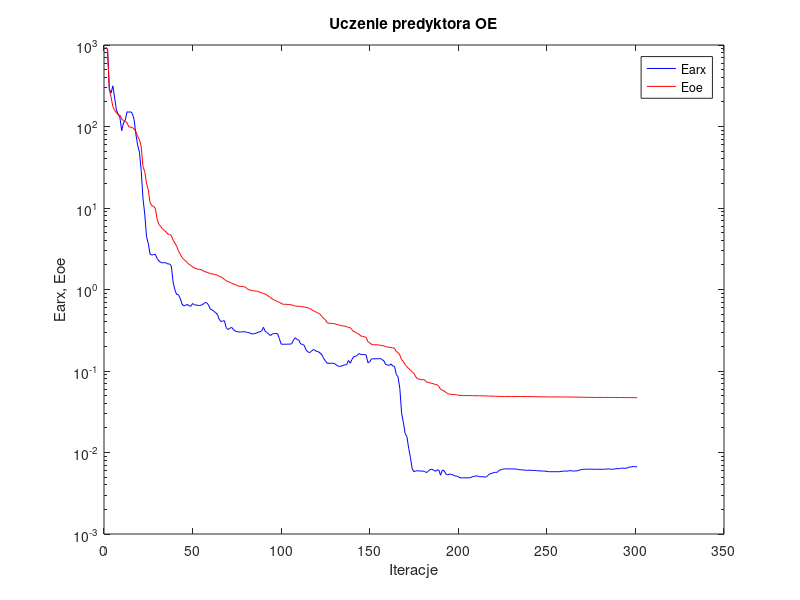
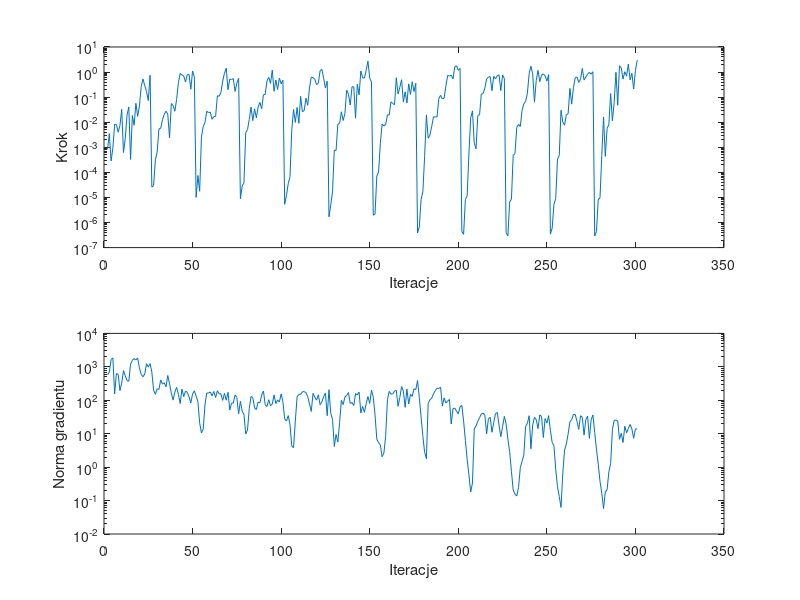

These figures' MATLAB source, in order:
%uczenie predyktora oe
clear all;
n=0; farx(n+1)=9.332379e+002; foe(n+1)=9.305481e+002; wspucz(n+1)=0.000000e+000; ng(n+1)=0.000000e+000;
%odnowa zmiennej metryki
n=1; farx(n+1)=8.846070e+002; foe(n+1)=8.828926e+002; krok(n+1)=8.336543e-004; ng(n+1)=5.741010e+002;
n=2; farx(n+1)=2.894292e+002; foe(n+1)=2.854945e+002; krok(n+1)=3.503934e-003; ng(n+1)=6.855323e+002;
n=3; farx(n+1)=2.578630e+002; foe(n+1)=2.282840e+002; krok(n+1)=2.866652e-004; ng(n+1)=1.659250e+003;
n=4; farx(n+1)=3.154794e+002; foe(n+1)=1.754886e+002; krok(n+1)=9.232346e-004; ng(n+1)=1.839303e+003;
n=5; farx(n+1)=2.248337e+002; foe(n+1)=1.571466e+002; krok(n+1)=8.300976e-003; ng(n+1)=1.544633e+002;
n=6; farx(n+1)=1.594986e+002; foe(n+1)=1.476972e+002; krok(n+1)=8.111094e-003; ng(n+1)=6.319013e+002;
n=7; farx(n+1)=1.413445e+002; foe(n+1)=1.397962e+002; krok(n+1)=4.004785e-003; ng(n+1)=5.997316e+002;
n=8; farx(n+1)=1.283334e+002; foe(n+1)=1.376138e+002; krok(n+1)=7.479896e-003; ng(n+1)=1.947802e+002;
n=9; farx(n+1)=8.882460e+001; foe(n+1)=1.236947e+002; krok(n+1)=3.236826e-002; ng(n+1)=3.260030e+002;
n=10; farx(n+1)=1.109205e+002; foe(n+1)=1.179956e+002; krok(n+1)=6.173058e-004; ng(n+1)=7.767386e+002;
n=11; farx(n+1)=1.195733e+002; foe(n+1)=1.155406e+002; krok(n+1)=2.267275e-003; ng(n+1)=5.396013e+002;
n=12; farx(n+1)=1.515047e+002; foe(n+1)=1.110920e+002; krok(n+1)=1.918067e-002; ng(n+1)=3.882884e+002;
n=13; farx(n+1)=1.500049e+002; foe(n+1)=9.917983e+001; krok(n+1)=4.076532e-002; ng(n+1)=3.710347e+002;
n=14; farx(n+1)=1.515182e+002; foe(n+1)=9.806077e+001; krok(n+1)=3.276764e-004; ng(n+1)=1.204877e+003;
n=15; farx(n+1)=1.444161e+002; foe(n+1)=9.729562e+001; krok(n+1)=1.849615e-002; ng(n+1)=1.562028e+003;
n=16; farx(n+1)=1.212097e+002; foe(n+1)=9.287210e+001; krok(n+1)=7.557177e-003; ng(n+1)=1.772333e+003;
n=17; farx(n+1)=8.017747e+001; foe(n+1)=8.679321e+001; krok(n+1)=5.694364e-002; ng(n+1)=1.596927e+003;
n=18; farx(n+1)=5.902413e+001; foe(n+1)=7.554314e+001; krok(n+1)=1.703693e-002; ng(n+1)=1.836406e+003;
n=19; farx(n+1)=4.841405e+001; foe(n+1)=6.909294e+001; krok(n+1)=4.486711e-002; ng(n+1)=9.305233e+002;
n=20; farx(n+1)=2.885657e+001; foe(n+1)=5.680958e+001; krok(n+1)=2.656312e-001; ng(n+1)=5.957559e+002;
n=21; farx(n+1)=1.320395e+001; foe(n+1)=3.226237e+001; krok(n+1)=5.312625e-001; ng(n+1)=5.053646e+002;
n=22; farx(n+1)=8.438238e+000; foe(n+1)=2.798626e+001; krok(n+1)=2.886121e-001; ng(n+1)=6.115500e+002;
n=23; farx(n+1)=4.446309e+000; foe(n+1)=2.014471e+001; krok(n+1)=1.653712e-001; ng(n+1)=1.239247e+003;
n=24; farx(n+1)=3.668515e+000; foe(n+1)=1.665898e+001; krok(n+1)=7.301859e-002; ng(n+1)=9.845396e+002;
n=25; farx(n+1)=2.714058e+000; foe(n+1)=1.163557e+001; krok(n+1)=7.491049e-001; ng(n+1)=1.246211e+003;
%odnowa zmiennej metryki
n=26; farx(n+1)=2.648386e+000; foe(n+1)=1.065705e+001; krok(n+1)=2.616958e-005; ng(n+1)=6.968654e+002;
n=27; farx(n+1)=2.677249e+000; foe(n+1)=1.054877e+001; krok(n+1)=2.981309e-005; ng(n+1)=2.012028e+002;
n=28; farx(n+1)=2.702737e+000; foe(n+1)=9.790893e+000; krok(n+1)=3.184791e-004; ng(n+1)=1.504141e+002;
n=29; farx(n+1)=2.390410e+000; foe(n+1)=7.284306e+000; krok(n+1)=6.359070e-004; ng(n+1)=2.202762e+002;
n=30; farx(n+1)=2.241610e+000; foe(n+1)=6.281953e+000; krok(n+1)=5.414124e-003; ng(n+1)=2.104831e+002;
n=31; farx(n+1)=2.152671e+000; foe(n+1)=5.929350e+000; krok(n+1)=5.662806e-003; ng(n+1)=4.035760e+002;
n=32; farx(n+1)=2.122991e+000; foe(n+1)=5.552232e+000; krok(n+1)=1.244697e-002; ng(n+1)=3.056468e+002;
n=33; farx(n+1)=2.136218e+000; foe(n+1)=5.316812e+000; krok(n+1)=2.069003e-002; ng(n+1)=3.329893e+002;
n=34; farx(n+1)=2.126483e+000; foe(n+1)=5.112397e+000; krok(n+1)=2.762153e-002; ng(n+1)=2.527673e+002;
n=35; farx(n+1)=2.054133e+000; foe(n+1)=4.795025e+000; krok(n+1)=2.085765e-002; ng(n+1)=5.497869e+002;
n=36; farx(n+1)=2.065667e+000; foe(n+1)=4.744708e+000; krok(n+1)=2.351298e-003; ng(n+1)=3.116709e+002;
n=37; farx(n+1)=1.939715e+000; foe(n+1)=4.605198e+000; krok(n+1)=5.598693e-002; ng(n+1)=1.648552e+002;
n=38; farx(n+1)=1.230679e+000; foe(n+1)=4.028560e+000; krok(n+1)=4.616585e-002; ng(n+1)=1.012341e+002;
n=39; farx(n+1)=9.949870e-001; foe(n+1)=3.708209e+000; krok(n+1)=2.733118e-002; ng(n+1)=1.773246e+002;
n=40; farx(n+1)=8.681412e-001; foe(n+1)=3.408560e+000; krok(n+1)=8.139610e-002; ng(n+1)=2.420479e+002;
n=41; farx(n+1)=8.669322e-001; foe(n+1)=2.988169e+000; krok(n+1)=3.768236e-001; ng(n+1)=1.499046e+002;
n=42; farx(n+1)=7.818038e-001; foe(n+1)=2.719831e+000; krok(n+1)=8.812470e-001; ng(n+1)=7.995039e+001;
n=43; farx(n+1)=6.655845e-001; foe(n+1)=2.474377e+000; krok(n+1)=7.610808e-001; ng(n+1)=2.159610e+002;
n=44; farx(n+1)=6.304543e-001; foe(n+1)=2.340535e+000; krok(n+1)=7.011953e-001; ng(n+1)=1.282804e+002;
n=45; farx(n+1)=6.380749e-001; foe(n+1)=2.252023e+000; krok(n+1)=4.004429e-001; ng(n+1)=1.875842e+002;
n=46; farx(n+1)=6.578323e-001; foe(n+1)=2.145479e+000; krok(n+1)=7.807902e-001; ng(n+1)=1.739850e+002;
n=47; farx(n+1)=6.313316e-001; foe(n+1)=2.027535e+000; krok(n+1)=8.027177e-001; ng(n+1)=1.266058e+002;
n=48; farx(n+1)=6.234994e-001; foe(n+1)=1.977579e+000; krok(n+1)=2.063035e-001; ng(n+1)=8.241224e+001;
n=49; farx(n+1)=6.740580e-001; foe(n+1)=1.902334e+000; krok(n+1)=1.104103e+000; ng(n+1)=1.551897e+002;
n=50; farx(n+1)=6.470068e-001; foe(n+1)=1.827919e+000; krok(n+1)=6.449478e-001; ng(n+1)=1.913783e+002;
%odnowa zmiennej metryki
n=51; farx(n+1)=6.460504e-001; foe(n+1)=1.811709e+000; krok(n+1)=9.999543e-006; ng(n+1)=1.338230e+002;
n=52; farx(n+1)=6.369619e-001; foe(n+1)=1.769676e+000; krok(n+1)=7.500566e-005; ng(n+1)=9.203300e+001;
n=53; farx(n+1)=6.368336e-001; foe(n+1)=1.769121e+000; krok(n+1)=1.773106e-005; ng(n+1)=2.112360e+001;
n=54; farx(n+1)=6.441549e-001; foe(n+1)=1.746788e+000; krok(n+1)=2.607206e-003; ng(n+1)=1.052961e+001;
n=55; farx(n+1)=6.632836e-001; foe(n+1)=1.694472e+000; krok(n+1)=6.669234e-003; ng(n+1)=1.374277e+001;
n=56; farx(n+1)=6.917314e-001; foe(n+1)=1.649432e+000; krok(n+1)=9.852969e-003; ng(n+1)=7.260177e+001;
n=57; farx(n+1)=6.868620e-001; foe(n+1)=1.632110e+000; krok(n+1)=2.733118e-002; ng(n+1)=1.648124e+002;
n=58; farx(n+1)=6.457573e-001; foe(n+1)=1.602341e+000; krok(n+1)=2.398987e-002; ng(n+1)=1.649482e+002;
n=59; farx(n+1)=5.732269e-001; foe(n+1)=1.562806e+000; krok(n+1)=2.548582e-002; ng(n+1)=1.764670e+002;
n=60; farx(n+1)=5.627781e-001; foe(n+1)=1.554489e+000; krok(n+1)=1.308616e-002; ng(n+1)=1.358689e+002;
n=61; farx(n+1)=5.416447e-001; foe(n+1)=1.537197e+000; krok(n+1)=1.683407e-002; ng(n+1)=1.831542e+002;
n=62; farx(n+1)=5.193335e-001; foe(n+1)=1.524265e+000; krok(n+1)=1.703305e-002; ng(n+1)=1.211247e+002;
n=63; farx(n+1)=4.960380e-001; foe(n+1)=1.498392e+000; krok(n+1)=1.143175e-001; ng(n+1)=1.927301e+002;
n=64; farx(n+1)=4.317810e-001; foe(n+1)=1.450819e+000; krok(n+1)=1.080330e-001; ng(n+1)=1.547609e+002;
n=65; farx(n+1)=4.045657e-001; foe(n+1)=1.425998e+000; krok(n+1)=1.522124e-001; ng(n+1)=1.561062e+002;
n=66; farx(n+1)=4.112972e-001; foe(n+1)=1.382507e+000; krok(n+1)=4.353621e-001; ng(n+1)=9.933070e+001;
n=67; farx(n+1)=4.136275e-001; foe(n+1)=1.330501e+000; krok(n+1)=9.001093e-001; ng(n+1)=1.611384e+002;
n=68; farx(n+1)=3.402200e-001; foe(n+1)=1.277449e+000; krok(n+1)=1.420334e+000; ng(n+1)=1.003926e+002;
n=69; farx(n+1)=3.229158e-001; foe(n+1)=1.253400e+000; krok(n+1)=1.991516e-001; ng(n+1)=1.727511e+002;
n=70; farx(n+1)=3.334666e-001; foe(n+1)=1.227119e+000; krok(n+1)=5.242150e-001; ng(n+1)=5.100210e+001;
n=71; farx(n+1)=3.442133e-001; foe(n+1)=1.194918e+000; krok(n+1)=5.030381e-001; ng(n+1)=8.233473e+001;
n=72; farx(n+1)=3.237169e-001; foe(n+1)=1.168595e+000; krok(n+1)=5.451818e-001; ng(n+1)=8.234758e+001;
n=73; farx(n+1)=3.098767e-001; foe(n+1)=1.153326e+000; krok(n+1)=1.695040e-001; ng(n+1)=1.441402e+002;
n=74; farx(n+1)=3.043388e-001; foe(n+1)=1.125930e+000; krok(n+1)=3.655097e-001; ng(n+1)=1.209002e+002;
n=75; farx(n+1)=3.010389e-001; foe(n+1)=1.099472e+000; krok(n+1)=5.631821e-001; ng(n+1)=3.923425e+001;
%odnowa zmiennej metryki
n=76; farx(n+1)=3.012543e-001; foe(n+1)=1.092536e+000; krok(n+1)=8.807743e-006; ng(n+1)=9.388103e+001;
n=77; farx(n+1)=3.021127e-001; foe(n+1)=1.087818e+000; krok(n+1)=2.860122e-005; ng(n+1)=4.746300e+001;
n=78; farx(n+1)=3.033719e-001; foe(n+1)=1.083265e+000; krok(n+1)=3.785826e-005; ng(n+1)=3.770975e+001;
n=79; farx(n+1)=3.020268e-001; foe(n+1)=1.060238e+000; krok(n+1)=3.796286e-003; ng(n+1)=9.819536e+000;
n=80; farx(n+1)=2.961515e-001; foe(n+1)=1.010790e+000; krok(n+1)=5.095665e-003; ng(n+1)=1.280093e+001;
n=81; farx(n+1)=2.951989e-001; foe(n+1)=9.933470e-001; krok(n+1)=1.274938e-002; ng(n+1)=5.731254e+001;
n=82; farx(n+1)=2.877885e-001; foe(n+1)=9.758695e-001; krok(n+1)=4.017797e-002; ng(n+1)=1.299408e+002;
n=83; farx(n+1)=2.847719e-001; foe(n+1)=9.654559e-001; krok(n+1)=1.158426e-002; ng(n+1)=1.201760e+002;
n=84; farx(n+1)=2.879256e-001; foe(n+1)=9.591777e-001; krok(n+1)=3.413297e-002; ng(n+1)=6.009609e+001;
n=85; farx(n+1)=2.907180e-001; foe(n+1)=9.556724e-001; krok(n+1)=1.486332e-002; ng(n+1)=5.286650e+001;
n=86; farx(n+1)=2.998876e-001; foe(n+1)=9.449753e-001; krok(n+1)=4.000365e-002; ng(n+1)=8.864704e+001;
n=87; farx(n+1)=3.026869e-001; foe(n+1)=9.248332e-001; krok(n+1)=6.191270e-002; ng(n+1)=8.315390e+001;
n=88; farx(n+1)=3.115952e-001; foe(n+1)=9.105223e-001; krok(n+1)=3.407387e-002; ng(n+1)=1.444435e+002;
n=89; farx(n+1)=3.446419e-001; foe(n+1)=8.913291e-001; krok(n+1)=1.234102e-001; ng(n+1)=1.888054e+002;
n=90; farx(n+1)=3.059240e-001; foe(n+1)=8.778985e-001; krok(n+1)=1.294761e-001; ng(n+1)=7.327113e+001;
n=91; farx(n+1)=2.981951e-001; foe(n+1)=8.542773e-001; krok(n+1)=4.446475e-001; ng(n+1)=6.509829e+001;
n=92; farx(n+1)=2.832267e-001; foe(n+1)=8.198929e-001; krok(n+1)=6.182030e-001; ng(n+1)=1.039854e+002;
n=93; farx(n+1)=2.724939e-001; foe(n+1)=7.998462e-001; krok(n+1)=3.556863e-001; ng(n+1)=6.848620e+001;
n=94; farx(n+1)=2.844636e-001; foe(n+1)=7.635654e-001; krok(n+1)=1.192577e+000; ng(n+1)=7.703123e+001;
n=95; farx(n+1)=2.871827e-001; foe(n+1)=7.476209e-001; krok(n+1)=1.710829e-001; ng(n+1)=1.443856e+002;
n=96; farx(n+1)=2.891124e-001; foe(n+1)=7.269669e-001; krok(n+1)=4.836593e-001; ng(n+1)=7.990199e+001;
n=97; farx(n+1)=2.866229e-001; foe(n+1)=7.120955e-001; krok(n+1)=2.013997e-001; ng(n+1)=1.025672e+002;
n=98; farx(n+1)=2.491637e-001; foe(n+1)=6.945160e-001; krok(n+1)=5.766634e-001; ng(n+1)=8.879023e+001;
n=99; farx(n+1)=2.135563e-001; foe(n+1)=6.773648e-001; krok(n+1)=3.404866e-001; ng(n+1)=1.541089e+002;
n=100; farx(n+1)=2.130682e-001; foe(n+1)=6.590620e-001; krok(n+1)=4.735540e-001; ng(n+1)=8.982807e+001;
%odnowa zmiennej metryki
n=101; farx(n+1)=2.130437e-001; foe(n+1)=6.586908e-001; krok(n+1)=5.329233e-006; ng(n+1)=2.786225e+001;
n=102; farx(n+1)=2.131155e-001; foe(n+1)=6.581531e-001; krok(n+1)=1.214216e-005; ng(n+1)=2.380978e+001;
n=103; farx(n+1)=2.138637e-001; foe(n+1)=6.544929e-001; krok(n+1)=3.565361e-005; ng(n+1)=3.476986e+001;
n=104; farx(n+1)=2.134152e-001; foe(n+1)=6.524853e-001; krok(n+1)=6.738910e-005; ng(n+1)=1.853295e+001;
n=105; farx(n+1)=2.168398e-001; foe(n+1)=6.462895e-001; krok(n+1)=5.027940e-003; ng(n+1)=4.272151e+000;
n=106; farx(n+1)=2.405991e-001; foe(n+1)=6.358347e-001; krok(n+1)=3.201356e-002; ng(n+1)=3.824815e+000;
n=107; farx(n+1)=2.559398e-001; foe(n+1)=6.271551e-001; krok(n+1)=9.808332e-003; ng(n+1)=2.385116e+001;
n=108; farx(n+1)=2.428940e-001; foe(n+1)=6.237284e-001; krok(n+1)=3.864513e-002; ng(n+1)=1.267498e+002;
n=109; farx(n+1)=2.402326e-001; foe(n+1)=6.231403e-001; krok(n+1)=9.041785e-003; ng(n+1)=1.508802e+002;
n=110; farx(n+1)=2.152940e-001; foe(n+1)=6.183342e-001; krok(n+1)=1.083782e-001; ng(n+1)=1.504943e+002;
n=111; farx(n+1)=2.119950e-001; foe(n+1)=6.148380e-001; krok(n+1)=2.602503e-002; ng(n+1)=1.794410e+002;
n=112; farx(n+1)=2.068317e-001; foe(n+1)=6.119078e-001; krok(n+1)=2.928765e-002; ng(n+1)=1.813849e+002;
n=113; farx(n+1)=1.823368e-001; foe(n+1)=6.034138e-001; krok(n+1)=9.118713e-002; ng(n+1)=1.700593e+002;
n=114; farx(n+1)=1.725865e-001; foe(n+1)=5.954338e-001; krok(n+1)=4.732423e-002; ng(n+1)=1.276282e+002;
n=115; farx(n+1)=1.677524e-001; foe(n+1)=5.855665e-001; krok(n+1)=2.320583e-001; ng(n+1)=7.823194e+001;
n=116; farx(n+1)=1.739962e-001; foe(n+1)=5.738897e-001; krok(n+1)=6.310298e-001; ng(n+1)=4.625106e+001;
n=117; farx(n+1)=1.830113e-001; foe(n+1)=5.505859e-001; krok(n+1)=6.031845e-001; ng(n+1)=1.608190e+002;
n=118; farx(n+1)=1.807170e-001; foe(n+1)=5.389878e-001; krok(n+1)=5.126125e-001; ng(n+1)=1.241760e+002;
n=119; farx(n+1)=1.735711e-001; foe(n+1)=5.227333e-001; krok(n+1)=3.143779e-001; ng(n+1)=1.008140e+002;
n=120; farx(n+1)=1.726244e-001; foe(n+1)=5.127426e-001; krok(n+1)=3.604099e-001; ng(n+1)=1.455744e+002;
n=121; farx(n+1)=1.664520e-001; foe(n+1)=4.968145e-001; krok(n+1)=1.138091e+000; ng(n+1)=7.321541e+001;
n=122; farx(n+1)=1.579719e-001; foe(n+1)=4.675998e-001; krok(n+1)=1.273593e+000; ng(n+1)=8.911838e+001;
n=123; farx(n+1)=1.422876e-001; foe(n+1)=4.417078e-001; krok(n+1)=5.631821e-001; ng(n+1)=1.292775e+002;
n=124; farx(n+1)=1.329755e-001; foe(n+1)=4.244367e-001; krok(n+1)=2.320583e-001; ng(n+1)=1.635838e+002;
n=125; farx(n+1)=1.244223e-001; foe(n+1)=3.915979e-001; krok(n+1)=4.337210e-001; ng(n+1)=3.456130e+001;
%odnowa zmiennej metryki
n=126; farx(n+1)=1.243179e-001; foe(n+1)=3.848055e-001; krok(n+1)=1.688556e-006; ng(n+1)=2.077391e+002;
n=127; farx(n+1)=1.243511e-001; foe(n+1)=3.840191e-001; krok(n+1)=5.062902e-006; ng(n+1)=4.047841e+001;
n=128; farx(n+1)=1.246532e-001; foe(n+1)=3.825065e-001; krok(n+1)=1.659073e-005; ng(n+1)=2.696865e+001;
n=129; farx(n+1)=1.236755e-001; foe(n+1)=3.810687e-001; krok(n+1)=7.663457e-004; ng(n+1)=4.146057e+000;
n=130; farx(n+1)=1.198152e-001; foe(n+1)=3.755938e-001; krok(n+1)=7.452159e-004; ng(n+1)=9.513171e+000;
n=131; farx(n+1)=1.148557e-001; foe(n+1)=3.706080e-001; krok(n+1)=8.324349e-003; ng(n+1)=5.612438e+000;
n=132; farx(n+1)=1.139363e-001; foe(n+1)=3.636227e-001; krok(n+1)=9.030079e-003; ng(n+1)=2.163495e+001;
n=133; farx(n+1)=1.147540e-001; foe(n+1)=3.604900e-001; krok(n+1)=2.606552e-002; ng(n+1)=9.940912e+001;
n=134; farx(n+1)=1.172070e-001; foe(n+1)=3.569736e-001; krok(n+1)=1.171709e-002; ng(n+1)=7.445650e+001;
n=135; farx(n+1)=1.190957e-001; foe(n+1)=3.554727e-001; krok(n+1)=2.223039e-002; ng(n+1)=1.251771e+002;
n=136; farx(n+1)=1.195822e-001; foe(n+1)=3.490375e-001; krok(n+1)=1.902702e-001; ng(n+1)=1.389353e+002;
n=137; farx(n+1)=1.345188e-001; foe(n+1)=3.431982e-001; krok(n+1)=1.310933e-001; ng(n+1)=1.699079e+002;
n=138; farx(n+1)=1.246809e-001; foe(n+1)=3.398340e-001; krok(n+1)=4.852216e-002; ng(n+1)=8.014863e+001;
n=139; farx(n+1)=1.386432e-001; foe(n+1)=3.213213e-001; krok(n+1)=2.595550e-001; ng(n+1)=8.548141e+001;
n=140; farx(n+1)=1.500621e-001; foe(n+1)=3.035694e-001; krok(n+1)=2.561085e-001; ng(n+1)=6.929368e+001;
n=141; farx(n+1)=1.513160e-001; foe(n+1)=3.011272e-001; krok(n+1)=1.450364e-002; ng(n+1)=1.592505e+002;
n=142; farx(n+1)=1.559059e-001; foe(n+1)=2.878721e-001; krok(n+1)=3.261226e-001; ng(n+1)=1.444843e+002;
n=143; farx(n+1)=1.638907e-001; foe(n+1)=2.828189e-001; krok(n+1)=1.242962e-001; ng(n+1)=1.755336e+002;
n=144; farx(n+1)=1.593096e-001; foe(n+1)=2.683334e-001; krok(n+1)=1.107016e+000; ng(n+1)=4.151434e+001;
n=145; farx(n+1)=1.591635e-001; foe(n+1)=2.663854e-001; krok(n+1)=5.870903e-001; ng(n+1)=6.578755e+001;
n=146; farx(n+1)=1.592395e-001; foe(n+1)=2.637555e-001; krok(n+1)=5.758050e-001; ng(n+1)=4.333771e+001;
n=147; farx(n+1)=1.573730e-001; foe(n+1)=2.571257e-001; krok(n+1)=1.187985e+000; ng(n+1)=7.937410e+001;
n=148; farx(n+1)=1.261293e-001; foe(n+1)=2.288460e-001; krok(n+1)=2.722905e+000; ng(n+1)=1.296910e+002;
n=149; farx(n+1)=1.302111e-001; foe(n+1)=2.221562e-001; krok(n+1)=5.631821e-001; ng(n+1)=8.022427e+001;
n=150; farx(n+1)=1.410994e-001; foe(n+1)=2.121496e-001; krok(n+1)=4.013589e-001; ng(n+1)=1.996579e+002;
%odnowa zmiennej metryki
n=151; farx(n+1)=1.411088e-001; foe(n+1)=2.101256e-001; krok(n+1)=1.953953e-006; ng(n+1)=1.237405e+002;
n=152; farx(n+1)=1.411234e-001; foe(n+1)=2.098695e-001; krok(n+1)=2.179737e-006; ng(n+1)=3.665240e+001;
n=153; farx(n+1)=1.413658e-001; foe(n+1)=2.096087e-001; krok(n+1)=7.130722e-005; ng(n+1)=6.839685e+000;
n=154; farx(n+1)=1.413376e-001; foe(n+1)=2.093753e-001; krok(n+1)=1.032442e-004; ng(n+1)=5.437676e+000;
n=155; farx(n+1)=1.422195e-001; foe(n+1)=2.065353e-001; krok(n+1)=1.462193e-003; ng(n+1)=4.614926e+000;
n=156; farx(n+1)=1.385097e-001; foe(n+1)=2.050828e-001; krok(n+1)=8.443488e-003; ng(n+1)=2.045079e+000;
n=157; farx(n+1)=1.331430e-001; foe(n+1)=2.036369e-001; krok(n+1)=7.088910e-003; ng(n+1)=2.666115e+000;
n=158; farx(n+1)=1.201288e-001; foe(n+1)=1.992586e-001; krok(n+1)=8.108299e-003; ng(n+1)=8.428759e+000;
n=159; farx(n+1)=1.187548e-001; foe(n+1)=1.967520e-001; krok(n+1)=1.966568e-002; ng(n+1)=1.036692e+002;
n=160; farx(n+1)=1.172960e-001; foe(n+1)=1.955912e-001; krok(n+1)=1.955649e-002; ng(n+1)=1.840590e+002;
n=161; farx(n+1)=1.217434e-001; foe(n+1)=1.941742e-001; krok(n+1)=6.479315e-002; ng(n+1)=1.517313e+002;
n=162; farx(n+1)=1.154473e-001; foe(n+1)=1.926873e-001; krok(n+1)=5.625683e-002; ng(n+1)=1.555368e+002;
n=163; farx(n+1)=1.139848e-001; foe(n+1)=1.903064e-001; krok(n+1)=4.953895e-002; ng(n+1)=1.891175e+002;
n=164; farx(n+1)=9.060452e-002; foe(n+1)=1.724216e-001; krok(n+1)=5.945315e-001; ng(n+1)=1.983566e+002;
n=165; farx(n+1)=8.486146e-002; foe(n+1)=1.696354e-001; krok(n+1)=1.329492e-001; ng(n+1)=6.605974e+001;
n=166; farx(n+1)=6.072167e-002; foe(n+1)=1.566451e-001; krok(n+1)=2.494838e-001; ng(n+1)=1.217361e+002;
n=167; farx(n+1)=3.048619e-002; foe(n+1)=1.375396e-001; krok(n+1)=4.953016e-001; ng(n+1)=2.571175e+002;
n=168; farx(n+1)=2.327073e-002; foe(n+1)=1.309382e-001; krok(n+1)=6.345766e-002; ng(n+1)=1.878280e+002;
n=169; farx(n+1)=1.706086e-002; foe(n+1)=1.197200e-001; krok(n+1)=1.627922e-001; ng(n+1)=6.144387e+001;
n=170; farx(n+1)=1.564447e-002; foe(n+1)=1.130896e-001; krok(n+1)=5.801457e-002; ng(n+1)=2.147855e+002;
n=171; farx(n+1)=1.124442e-002; foe(n+1)=1.069551e-001; krok(n+1)=3.390079e-001; ng(n+1)=7.741492e+001;
n=172; farx(n+1)=8.634034e-003; foe(n+1)=1.027271e-001; krok(n+1)=1.277097e-001; ng(n+1)=1.497791e+002;
n=173; farx(n+1)=6.287016e-003; foe(n+1)=9.742868e-002; krok(n+1)=4.128102e-001; ng(n+1)=1.311364e+002;
n=174; farx(n+1)=5.814247e-003; foe(n+1)=9.320370e-002; krok(n+1)=1.677703e-001; ng(n+1)=2.210826e+002;
n=175; farx(n+1)=5.972959e-003; foe(n+1)=8.481913e-002; krok(n+1)=3.556863e-001; ng(n+1)=2.065030e+002;
%odnowa zmiennej metryki
n=176; farx(n+1)=5.950050e-003; foe(n+1)=8.023590e-002; krok(n+1)=3.860156e-007; ng(n+1)=3.886175e+002;
n=177; farx(n+1)=5.945574e-003; foe(n+1)=7.946151e-002; krok(n+1)=6.647359e-007; ng(n+1)=1.223422e+002;
n=178; farx(n+1)=5.924061e-003; foe(n+1)=7.835746e-002; krok(n+1)=8.205260e-006; ng(n+1)=3.169631e+001;
n=179; farx(n+1)=5.918137e-003; foe(n+1)=7.825543e-002; krok(n+1)=1.663763e-005; ng(n+1)=8.334306e+000;
n=180; farx(n+1)=5.850704e-003; foe(n+1)=7.797382e-002; krok(n+1)=4.395065e-004; ng(n+1)=2.772860e+000;
n=181; farx(n+1)=5.668269e-003; foe(n+1)=7.313110e-002; krok(n+1)=1.958773e-002; ng(n+1)=1.791033e+000;
n=182; farx(n+1)=5.876502e-003; foe(n+1)=7.256033e-002; krok(n+1)=2.307965e-003; ng(n+1)=7.898978e+001;
n=183; farx(n+1)=6.147640e-003; foe(n+1)=7.143241e-002; krok(n+1)=3.050294e-003; ng(n+1)=1.037772e+002;
n=184; farx(n+1)=6.258572e-003; foe(n+1)=7.050248e-002; krok(n+1)=6.817777e-003; ng(n+1)=1.152764e+002;
n=185; farx(n+1)=6.077850e-003; foe(n+1)=6.978634e-002; krok(n+1)=1.636186e-002; ng(n+1)=1.561588e+002;
n=186; farx(n+1)=5.886602e-003; foe(n+1)=6.831452e-002; krok(n+1)=1.617035e-002; ng(n+1)=1.930406e+002;
n=187; farx(n+1)=6.075679e-003; foe(n+1)=6.791455e-002; krok(n+1)=1.631060e-002; ng(n+1)=2.307767e+002;
n=188; farx(n+1)=6.098147e-003; foe(n+1)=6.467991e-002; krok(n+1)=8.693674e-002; ng(n+1)=2.248209e+002;
n=189; farx(n+1)=5.259386e-003; foe(n+1)=5.954220e-002; krok(n+1)=1.181740e-001; ng(n+1)=2.471647e+002;
n=190; farx(n+1)=6.112498e-003; foe(n+1)=5.844177e-002; krok(n+1)=8.430727e-002; ng(n+1)=6.663029e+001;
n=191; farx(n+1)=5.959296e-003; foe(n+1)=5.656095e-002; krok(n+1)=9.137743e-002; ng(n+1)=1.179300e+002;
n=192; farx(n+1)=5.452517e-003; foe(n+1)=5.471193e-002; krok(n+1)=2.798246e-001; ng(n+1)=8.269947e+001;
n=193; farx(n+1)=5.327403e-003; foe(n+1)=5.282281e-002; krok(n+1)=7.310195e-001; ng(n+1)=9.467801e+001;
n=194; farx(n+1)=5.433965e-003; foe(n+1)=5.203940e-002; krok(n+1)=6.954939e-001; ng(n+1)=1.056983e+002;
n=195; farx(n+1)=5.382161e-003; foe(n+1)=5.174673e-002; krok(n+1)=7.525649e-001; ng(n+1)=1.954515e+001;
n=196; farx(n+1)=5.322952e-003; foe(n+1)=5.152713e-002; krok(n+1)=5.327583e-001; ng(n+1)=5.567774e+001;
n=197; farx(n+1)=5.161541e-003; foe(n+1)=5.123776e-002; krok(n+1)=1.611198e+000; ng(n+1)=5.879927e+001;
n=198; farx(n+1)=5.146464e-003; foe(n+1)=5.104557e-002; krok(n+1)=1.784434e+000; ng(n+1)=4.740015e+001;
n=199; farx(n+1)=5.040660e-003; foe(n+1)=5.075368e-002; krok(n+1)=1.164353e+000; ng(n+1)=3.944597e+001;
n=200; farx(n+1)=4.889834e-003; foe(n+1)=5.011987e-002; krok(n+1)=1.390988e+000; ng(n+1)=6.389352e+001;
%odnowa zmiennej metryki
n=201; farx(n+1)=4.888578e-003; foe(n+1)=4.997151e-002; krok(n+1)=4.428119e-007; ng(n+1)=7.029005e+001;
n=202; farx(n+1)=4.888462e-003; foe(n+1)=4.995357e-002; krok(n+1)=3.383252e-007; ng(n+1)=2.386251e+001;
n=203; farx(n+1)=4.887300e-003; foe(n+1)=4.992972e-002; krok(n+1)=8.333245e-006; ng(n+1)=6.333477e+000;
n=204; farx(n+1)=4.887373e-003; foe(n+1)=4.992705e-002; krok(n+1)=1.167393e-005; ng(n+1)=1.714898e+000;
n=205; farx(n+1)=4.895995e-003; foe(n+1)=4.991011e-002; krok(n+1)=5.465324e-004; ng(n+1)=5.911916e-001;
n=206; farx(n+1)=4.904908e-003; foe(n+1)=4.987890e-002; krok(n+1)=1.503401e-002; ng(n+1)=1.804229e-001;
n=207; farx(n+1)=5.063302e-003; foe(n+1)=4.977499e-002; krok(n+1)=2.840322e-002; ng(n+1)=3.332985e-001;
n=208; farx(n+1)=5.091149e-003; foe(n+1)=4.975873e-002; krok(n+1)=1.510644e-003; ng(n+1)=1.381925e+001;
n=209; farx(n+1)=5.176806e-003; foe(n+1)=4.972631e-002; krok(n+1)=8.689037e-004; ng(n+1)=1.706215e+001;
n=210; farx(n+1)=5.135333e-003; foe(n+1)=4.968430e-002; krok(n+1)=1.848181e-002; ng(n+1)=2.347583e+001;
n=211; farx(n+1)=5.038583e-003; foe(n+1)=4.965495e-002; krok(n+1)=1.970594e-002; ng(n+1)=3.019312e+001;
n=212; farx(n+1)=5.043930e-003; foe(n+1)=4.962629e-002; krok(n+1)=1.320338e-001; ng(n+1)=3.906305e+001;
n=213; farx(n+1)=5.055021e-003; foe(n+1)=4.956986e-002; krok(n+1)=1.380129e-001; ng(n+1)=4.139618e+001;
n=214; farx(n+1)=4.980324e-003; foe(n+1)=4.947280e-002; krok(n+1)=2.317569e-001; ng(n+1)=3.585772e+001;
n=215; farx(n+1)=5.053193e-003; foe(n+1)=4.938850e-002; krok(n+1)=5.281352e-001; ng(n+1)=9.842005e+000;
n=216; farx(n+1)=5.282368e-003; foe(n+1)=4.929463e-002; krok(n+1)=6.291515e-001; ng(n+1)=2.805520e+001;
n=217; farx(n+1)=5.492655e-003; foe(n+1)=4.921596e-002; krok(n+1)=6.648125e-001; ng(n+1)=3.104553e+001;
n=218; farx(n+1)=5.561225e-003; foe(n+1)=4.918056e-002; krok(n+1)=1.803954e-001; ng(n+1)=1.104428e+001;
n=219; farx(n+1)=5.680755e-003; foe(n+1)=4.908949e-002; krok(n+1)=6.709302e-001; ng(n+1)=2.141180e+001;
n=220; farx(n+1)=5.709449e-003; foe(n+1)=4.898981e-002; krok(n+1)=5.341966e-001; ng(n+1)=3.983927e+001;
n=221; farx(n+1)=5.721094e-003; foe(n+1)=4.889065e-002; krok(n+1)=7.113726e-001; ng(n+1)=4.327409e+001;
n=222; farx(n+1)=6.030941e-003; foe(n+1)=4.879928e-002; krok(n+1)=7.725027e-001; ng(n+1)=1.805474e+001;
n=223; farx(n+1)=6.144908e-003; foe(n+1)=4.877177e-002; krok(n+1)=1.827549e-001; ng(n+1)=8.126971e+000;
n=224; farx(n+1)=6.217818e-003; foe(n+1)=4.873862e-002; krok(n+1)=7.612154e-001; ng(n+1)=1.631335e+001;
n=225; farx(n+1)=6.293589e-003; foe(n+1)=4.870976e-002; krok(n+1)=5.524354e-001; ng(n+1)=3.291391e+001;
%odnowa zmiennej metryki
n=226; farx(n+1)=6.293294e-003; foe(n+1)=4.869957e-002; krok(n+1)=3.982482e-007; ng(n+1)=1.959364e+001;
n=227; farx(n+1)=6.293277e-003; foe(n+1)=4.869847e-002; krok(n+1)=2.929909e-007; ng(n+1)=6.903711e+000;
n=228; farx(n+1)=6.292690e-003; foe(n+1)=4.869445e-002; krok(n+1)=6.667567e-006; ng(n+1)=2.908533e+000;
n=229; farx(n+1)=6.292453e-003; foe(n+1)=4.869406e-002; krok(n+1)=8.546025e-006; ng(n+1)=7.506556e-001;
n=230; farx(n+1)=6.289610e-003; foe(n+1)=4.869217e-002; krok(n+1)=4.912482e-004; ng(n+1)=2.088907e-001;
n=231; farx(n+1)=6.289643e-003; foe(n+1)=4.869147e-002; krok(n+1)=5.559287e-004; ng(n+1)=1.553970e-001;
n=232; farx(n+1)=6.243946e-003; foe(n+1)=4.868234e-002; krok(n+1)=6.256921e-003; ng(n+1)=1.373261e-001;
n=233; farx(n+1)=6.168736e-003; foe(n+1)=4.867305e-002; krok(n+1)=8.252113e-003; ng(n+1)=2.434656e-001;
n=234; farx(n+1)=6.144797e-003; foe(n+1)=4.866871e-002; krok(n+1)=6.764823e-003; ng(n+1)=9.533191e-001;
n=235; farx(n+1)=6.123537e-003; foe(n+1)=4.866131e-002; krok(n+1)=2.967304e-002; ng(n+1)=1.490842e+000;
n=236; farx(n+1)=6.120543e-003; foe(n+1)=4.862401e-002; krok(n+1)=5.483245e-002; ng(n+1)=2.290447e+000;
n=237; farx(n+1)=6.031389e-003; foe(n+1)=4.861024e-002; krok(n+1)=6.692082e-002; ng(n+1)=1.644715e+001;
n=238; farx(n+1)=6.050868e-003; foe(n+1)=4.858884e-002; krok(n+1)=1.414327e-001; ng(n+1)=2.034975e+001;
n=239; farx(n+1)=6.072758e-003; foe(n+1)=4.852620e-002; krok(n+1)=8.620454e-001; ng(n+1)=3.450516e+001;
n=240; farx(n+1)=6.045371e-003; foe(n+1)=4.845144e-002; krok(n+1)=1.707324e+000; ng(n+1)=3.555401e+000;
n=241; farx(n+1)=6.030430e-003; foe(n+1)=4.842046e-002; krok(n+1)=8.536620e-001; ng(n+1)=1.825027e+001;
n=242; farx(n+1)=6.011791e-003; foe(n+1)=4.838025e-002; krok(n+1)=6.306675e-002; ng(n+1)=3.073863e+001;
n=243; farx(n+1)=5.996823e-003; foe(n+1)=4.835352e-002; krok(n+1)=4.641165e-001; ng(n+1)=2.642608e+001;
n=244; farx(n+1)=5.967368e-003; foe(n+1)=4.827611e-002; krok(n+1)=1.168436e+000; ng(n+1)=1.414981e+001;
n=245; farx(n+1)=5.946332e-003; foe(n+1)=4.824449e-002; krok(n+1)=4.164005e-001; ng(n+1)=3.658730e+001;
n=246; farx(n+1)=5.925394e-003; foe(n+1)=4.820902e-002; krok(n+1)=7.498941e-001; ng(n+1)=3.262411e+001;
n=247; farx(n+1)=5.917253e-003; foe(n+1)=4.817458e-002; krok(n+1)=8.417937e-001; ng(n+1)=7.690318e+000;
n=248; farx(n+1)=5.909834e-003; foe(n+1)=4.814362e-002; krok(n+1)=7.178655e-001; ng(n+1)=2.827866e+001;
n=249; farx(n+1)=5.863249e-003; foe(n+1)=4.811023e-002; krok(n+1)=4.352152e-001; ng(n+1)=2.076979e+001;
n=250; farx(n+1)=5.814861e-003; foe(n+1)=4.805499e-002; krok(n+1)=7.926233e-001; ng(n+1)=3.470504e+001;
%odnowa zmiennej metryki
n=251; farx(n+1)=5.814893e-003; foe(n+1)=4.805085e-002; krok(n+1)=3.426827e-007; ng(n+1)=1.239536e+001;
n=252; farx(n+1)=5.814837e-003; foe(n+1)=4.804920e-002; krok(n+1)=6.022030e-007; ng(n+1)=5.467715e+000;
n=253; farx(n+1)=5.815130e-003; foe(n+1)=4.804145e-002; krok(n+1)=5.212503e-006; ng(n+1)=4.339777e+000;
n=254; farx(n+1)=5.815310e-003; foe(n+1)=4.804074e-002; krok(n+1)=9.148208e-006; ng(n+1)=8.640034e-001;
n=255; farx(n+1)=5.813300e-003; foe(n+1)=4.803867e-002; krok(n+1)=3.403614e-004; ng(n+1)=2.618935e-001;
n=256; farx(n+1)=5.815943e-003; foe(n+1)=4.803805e-002; krok(n+1)=4.748903e-004; ng(n+1)=1.330980e-001;
n=257; farx(n+1)=5.864988e-003; foe(n+1)=4.802703e-002; krok(n+1)=2.992730e-002; ng(n+1)=6.211994e-002;
n=258; farx(n+1)=5.890125e-003; foe(n+1)=4.801568e-002; krok(n+1)=1.012568e-002; ng(n+1)=6.780781e-001;
n=259; farx(n+1)=5.918868e-003; foe(n+1)=4.800789e-002; krok(n+1)=7.637224e-003; ng(n+1)=3.244958e+000;
n=260; farx(n+1)=5.929077e-003; foe(n+1)=4.799478e-002; krok(n+1)=2.008828e-002; ng(n+1)=4.919979e+000;
n=261; farx(n+1)=5.908978e-003; foe(n+1)=4.797462e-002; krok(n+1)=2.152696e-002; ng(n+1)=9.738813e+000;
n=262; farx(n+1)=6.009807e-003; foe(n+1)=4.794815e-002; krok(n+1)=2.230612e-001; ng(n+1)=2.283177e+001;
n=263; farx(n+1)=5.945056e-003; foe(n+1)=4.793503e-002; krok(n+1)=5.261210e-002; ng(n+1)=2.615157e+001;
n=264; farx(n+1)=5.936433e-003; foe(n+1)=4.789795e-002; krok(n+1)=2.385171e-001; ng(n+1)=3.755213e+001;
n=265; farx(n+1)=5.928587e-003; foe(n+1)=4.782615e-002; krok(n+1)=5.872046e-001; ng(n+1)=3.775034e+001;
n=266; farx(n+1)=5.953904e-003; foe(n+1)=4.778077e-002; krok(n+1)=6.400584e-001; ng(n+1)=2.346787e+001;
n=267; farx(n+1)=6.052308e-003; foe(n+1)=4.774275e-002; krok(n+1)=3.891962e-001; ng(n+1)=1.345713e+001;
n=268; farx(n+1)=6.147480e-003; foe(n+1)=4.769876e-002; krok(n+1)=5.202472e-001; ng(n+1)=3.448486e+001;
n=269; farx(n+1)=6.191130e-003; foe(n+1)=4.765071e-002; krok(n+1)=1.390988e+000; ng(n+1)=3.105470e+001;
n=270; farx(n+1)=6.227856e-003; foe(n+1)=4.760612e-002; krok(n+1)=4.801921e-001; ng(n+1)=9.140974e+000;
n=271; farx(n+1)=6.239157e-003; foe(n+1)=4.757576e-002; krok(n+1)=6.317991e-001; ng(n+1)=2.648539e+001;
n=272; farx(n+1)=6.221405e-003; foe(n+1)=4.754004e-002; krok(n+1)=8.300996e-001; ng(n+1)=3.379947e+001;
n=273; farx(n+1)=6.246668e-003; foe(n+1)=4.750845e-002; krok(n+1)=9.744898e-001; ng(n+1)=7.249305e+000;
n=274; farx(n+1)=6.253771e-003; foe(n+1)=4.745279e-002; krok(n+1)=8.179879e-001; ng(n+1)=2.596507e+001;
n=275; farx(n+1)=6.227729e-003; foe(n+1)=4.739658e-002; krok(n+1)=1.033373e+000; ng(n+1)=3.647072e+001;
%odnowa zmiennej metryki
n=276; farx(n+1)=6.227697e-003; foe(n+1)=4.739413e-002; krok(n+1)=2.897752e-007; ng(n+1)=1.090712e+001;
n=277; farx(n+1)=6.227729e-003; foe(n+1)=4.739366e-002; krok(n+1)=4.391862e-007; ng(n+1)=3.451074e+000;
n=278; farx(n+1)=6.227464e-003; foe(n+1)=4.739258e-002; krok(n+1)=8.010217e-006; ng(n+1)=1.227688e+000;
n=279; farx(n+1)=6.227382e-003; foe(n+1)=4.739247e-002; krok(n+1)=9.706803e-006; ng(n+1)=3.761313e-001;
n=280; farx(n+1)=6.227788e-003; foe(n+1)=4.739123e-002; krok(n+1)=4.690560e-004; ng(n+1)=1.661149e-001;
n=281; farx(n+1)=6.235783e-003; foe(n+1)=4.738737e-002; krok(n+1)=1.615205e-002; ng(n+1)=5.766576e-002;
n=282; farx(n+1)=6.240199e-003; foe(n+1)=4.738680e-002; krok(n+1)=4.342261e-004; ng(n+1)=1.839731e-001;
n=283; farx(n+1)=6.276723e-003; foe(n+1)=4.738085e-002; krok(n+1)=5.608389e-003; ng(n+1)=2.093675e-001;
n=284; farx(n+1)=6.285619e-003; foe(n+1)=4.737759e-002; krok(n+1)=7.980009e-003; ng(n+1)=7.244804e-001;
n=285; farx(n+1)=6.238597e-003; foe(n+1)=4.734675e-002; krok(n+1)=1.380129e-001; ng(n+1)=1.272383e+000;
n=286; farx(n+1)=6.212030e-003; foe(n+1)=4.733010e-002; krok(n+1)=1.136199e-002; ng(n+1)=1.337127e+001;
n=287; farx(n+1)=6.276943e-003; foe(n+1)=4.732570e-002; krok(n+1)=6.128758e-002; ng(n+1)=2.504829e+001;
n=288; farx(n+1)=6.330659e-003; foe(n+1)=4.727158e-002; krok(n+1)=9.775646e-001; ng(n+1)=2.557379e+001;
n=289; farx(n+1)=6.336535e-003; foe(n+1)=4.726126e-002; krok(n+1)=4.756755e-002; ng(n+1)=2.411449e+001;
n=290; farx(n+1)=6.352150e-003; foe(n+1)=4.722850e-002; krok(n+1)=1.784434e+000; ng(n+1)=6.786512e+000;
n=291; farx(n+1)=6.425498e-003; foe(n+1)=4.721293e-002; krok(n+1)=1.454334e+000; ng(n+1)=1.026129e+001;
n=292; farx(n+1)=6.424899e-003; foe(n+1)=4.720619e-002; krok(n+1)=5.235795e-001; ng(n+1)=5.456107e+000;
n=293; farx(n+1)=6.396825e-003; foe(n+1)=4.718600e-002; krok(n+1)=1.030870e+000; ng(n+1)=1.673023e+001;
n=294; farx(n+1)=6.408363e-003; foe(n+1)=4.717369e-002; krok(n+1)=6.912919e-001; ng(n+1)=1.068334e+001;
n=295; farx(n+1)=6.595744e-003; foe(n+1)=4.713833e-002; krok(n+1)=2.075725e+000; ng(n+1)=1.422318e+001;
n=296; farx(n+1)=6.615535e-003; foe(n+1)=4.712472e-002; krok(n+1)=4.884576e-001; ng(n+1)=1.887702e+001;
n=297; farx(n+1)=6.697200e-003; foe(n+1)=4.709728e-002; krok(n+1)=8.922169e-001; ng(n+1)=1.386655e+001;
n=298; farx(n+1)=6.709030e-003; foe(n+1)=4.709178e-002; krok(n+1)=2.104484e-001; ng(n+1)=7.322638e+000;
n=299; farx(n+1)=6.709656e-003; foe(n+1)=4.707957e-002; krok(n+1)=1.138091e+000; ng(n+1)=1.389825e+001;
n=300; farx(n+1)=6.658032e-003; foe(n+1)=4.705878e-002; krok(n+1)=2.984621e+000; ng(n+1)=1.390371e+001;

figure; semilogy(farx,'b'); hold on; semilogy(foe,'r'); xlabel('Iteracje'); ylabel('Earx, Eoe'); legend('Earx','Eoe'); title('Uczenie predyktora OE');
figure; subplot(2,1,1); semilogy(krok); xlabel('Iteracje'); ylabel('Krok');
subplot(2,1,2); semilogy(ng); xlabel('Iteracje'); ylabel('Norma gradientu');
Earx=farx(n+1)
Eoe=foe(n+1)
